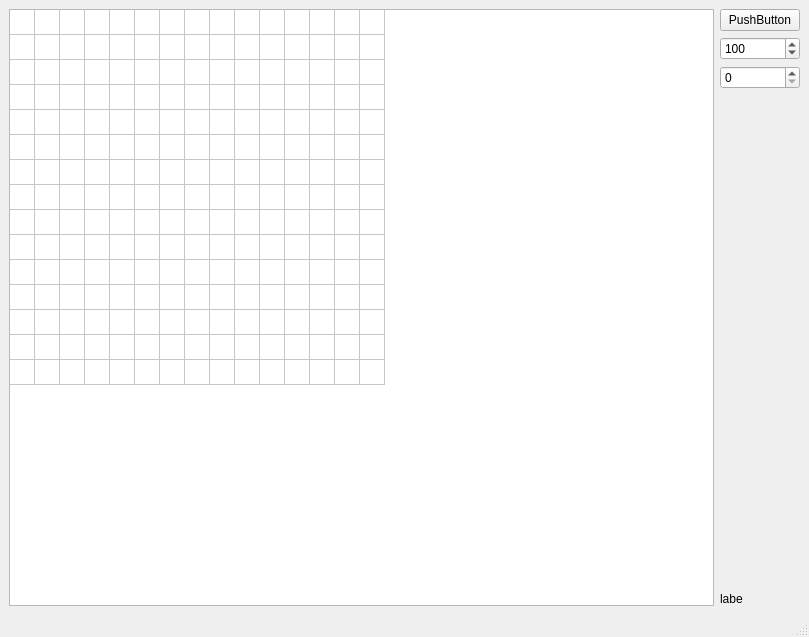
<?xml version="1.0" encoding="UTF-8"?>
<ui version="4.0">
 <class>MainWindow</class>
 <widget class="QMainWindow" name="MainWindow">
  <property name="geometry">
   <rect>
    <x>0</x>
    <y>0</y>
    <width>809</width>
    <height>637</height>
   </rect>
  </property>
  <property name="windowTitle">
   <string>MainWindow</string>
  </property>
  <widget class="QWidget" name="centralwidget">
   <layout class="QHBoxLayout" name="horizontalLayout">
    <item>
     <widget class="QTableWidget" name="tableWidget">
      <property name="sizePolicy">
       <sizepolicy hsizetype="Expanding" vsizetype="Expanding">
        <horstretch>0</horstretch>
        <verstretch>0</verstretch>
       </sizepolicy>
      </property>
      <property name="verticalScrollBarPolicy">
       <enum>Qt::ScrollBarAsNeeded</enum>
      </property>
      <property name="horizontalScrollBarPolicy">
       <enum>Qt::ScrollBarAsNeeded</enum>
      </property>
      <property name="sizeAdjustPolicy">
       <enum>QAbstractScrollArea::AdjustIgnored</enum>
      </property>
      <property name="autoScroll">
       <bool>false</bool>
      </property>
      <property name="showGrid">
       <bool>true</bool>
      </property>
      <property name="wordWrap">
       <bool>false</bool>
      </property>
      <property name="cornerButtonEnabled">
       <bool>true</bool>
      </property>
      <property name="rowCount">
       <number>15</number>
      </property>
      <property name="columnCount">
       <number>15</number>
      </property>
      <attribute name="horizontalHeaderVisible">
       <bool>false</bool>
      </attribute>
      <attribute name="horizontalHeaderCascadingSectionResizes">
       <bool>true</bool>
      </attribute>
      <attribute name="horizontalHeaderMinimumSectionSize">
       <number>25</number>
      </attribute>
      <attribute name="horizontalHeaderDefaultSectionSize">
       <number>25</number>
      </attribute>
      <attribute name="horizontalHeaderHighlightSections">
       <bool>false</bool>
      </attribute>
      <attribute name="horizontalHeaderStretchLastSection">
       <bool>false</bool>
      </attribute>
      <attribute name="verticalHeaderVisible">
       <bool>false</bool>
      </attribute>
      <attribute name="verticalHeaderCascadingSectionResizes">
       <bool>true</bool>
      </attribute>
      <attribute name="verticalHeaderMinimumSectionSize">
       <number>25</number>
      </attribute>
      <attribute name="verticalHeaderDefaultSectionSize">
       <number>25</number>
      </attribute>
      <attribute name="verticalHeaderHighlightSections">
       <bool>false</bool>
      </attribute>
      <attribute name="verticalHeaderStretchLastSection">
       <bool>false</bool>
      </attribute>
      <row/>
      <row/>
      <row/>
      <row/>
      <row/>
      <row/>
      <row/>
      <row/>
      <row/>
      <row/>
      <row/>
      <row/>
      <row/>
      <row/>
      <row/>
      <column/>
      <column/>
      <column/>
      <column/>
      <column/>
      <column/>
      <column/>
      <column/>
      <column/>
      <column/>
      <column/>
      <column/>
      <column/>
      <column/>
      <column/>
     </widget>
    </item>
    <item>
     <layout class="QVBoxLayout" name="verticalLayout">
      <item>
       <widget class="QPushButton" name="pushButton">
        <property name="text">
         <string>PushButton</string>
        </property>
       </widget>
      </item>
      <item>
       <widget class="QSpinBox" name="spinBoxHigh">
        <property name="maximum">
         <number>1000</number>
        </property>
        <property name="value">
         <number>100</number>
        </property>
       </widget>
      </item>
      <item>
       <widget class="QSpinBox" name="spinBoxLow">
        <property name="maximum">
         <number>1000</number>
        </property>
        <property name="value">
         <number>0</number>
        </property>
       </widget>
      </item>
      <item>
       <spacer name="verticalSpacer">
        <property name="orientation">
         <enum>Qt::Vertical</enum>
        </property>
        <property name="sizeHint" stdset="0">
         <size>
          <width>20</width>
          <height>40</height>
         </size>
        </property>
       </spacer>
      </item>
      <item>
       <widget class="QLabel" name="label">
        <property name="text">
         <string>labe</string>
        </property>
       </widget>
      </item>
     </layout>
    </item>
   </layout>
  </widget>
  <widget class="QMenuBar" name="menubar">
   <property name="geometry">
    <rect>
     <x>0</x>
     <y>0</y>
     <width>809</width>
     <height>25</height>
    </rect>
   </property>
  </widget>
  <widget class="QStatusBar" name="statusbar"/>
 </widget>
 <resources/>
 <connections/>
</ui>
